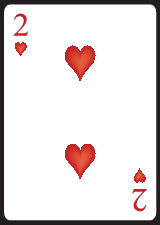
#> input picture png/H02.png, 160 x 225 px
$ jupyter execute image_invert.ipynb
#> lines starting #> are read from the running program, lines starting #| are printed output that depends on the picture
### 이미지 정보 반전하기

* mnist 정보를 확인한 결과 흰색 바탕에 검은 색으로 표현됨.
* 직전까지는 검은 색 바탕에 흰색으로 저장되었음.
* mnist 와 같이 흰색 바탕에 검은 색으로 표현되도록 반전함.

[cell 1]
from PIL import Image
import numpy as np
import matplotlib.pyplot as plt

[cell 2]
im = Image.open('../png/H02.png')
#> im is the input picture: PIL image 160x225 RGB; mean R, G, B 233.1, 225.2, 224.9
im2 = im.crop((6, 6, 36, 66))
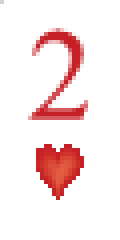
#> im2: PIL image 30x60 RGB (shown 4 times larger); mean R, G, B 248.8, 230.3, 230.2

[cell 3]
im5 = im2.convert('L')
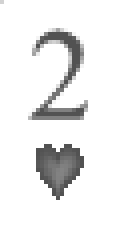
#> im5: PIL image 30x60 L (shown 4 times larger); min 82, max 255, mean 235.8
img_arr = np.array(im5)

[cell 4]
plt.imshow(img_arr, cmap='Greys', interpolation='nearest')
plt.xticks([])
plt.yticks([])

[cell 5]
import PIL.ImageOps

[cell 6]
im6 = PIL.ImageOps.invert(im5)
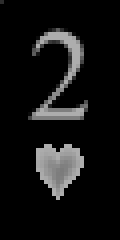
#> im6: PIL image 30x60 L (shown 4 times larger); min 0, max 173, mean 19.2
img_arr2 = np.array(im6)

$ run again, with png/H04.png copied over png/H02.png
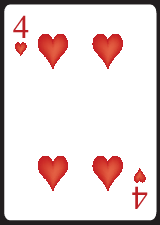
#> input picture png/H04.png, 160 x 225 px
#> im is the input picture: PIL image 160x225 RGB; mean R, G, B 231.3, 217.6, 216.9
#> `im5 = im2.convert('L')`:
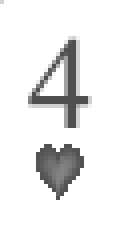
#> im5: PIL image 30x60 L (shown 4 times larger); min 79, max 255, mean 234.9
#> `im6 = PIL.ImageOps.invert(im5)`:
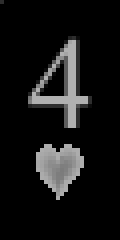
#> im6: PIL image 30x60 L (shown 4 times larger); min 0, max 176, mean 20.1
